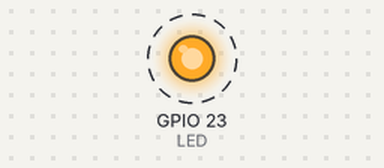
The program below on a simulated Raspberry Pi (BCM pin numbers). Shown: output pins drawn as LEDs (lit = HIGH). Dashed ring = blinking.

Above: at 0.15 s.
Timing chart, 0 to 3.0 s (numbered marks = the images above):
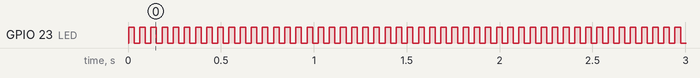

Measured:
- by itself, GPIO 23 (LED): alternates HIGH for 0.03 s and LOW for 0.03 s

The program:

new-gpio.py
```python
#!/usr/bin/env python
# -*- coding: UTF-8 -*-

#  Blink an LED with the LGPIO library
#  Uses lgpio library, compatible with kernel 5.11
#  Author: William 'jawn-smith' Wilson

import time
import lgpio

LED = 23

# open the gpio chip and set the LED pin as output
h = lgpio.gpiochip_open(0)
lgpio.gpio_claim_output(h, LED)

try:
    while True:
        # Turn the GPIO pin on
        lgpio.gpio_write(h, LED, 1)
        time.sleep(0.03)

        # Turn the GPIO pin off
        lgpio.gpio_write(h, LED, 0)
        time.sleep(0.03)
except KeyboardInterrupt:
    lgpio.gpio_write(h, LED, 0)
    lgpio.gpiochip_close(h)
```
